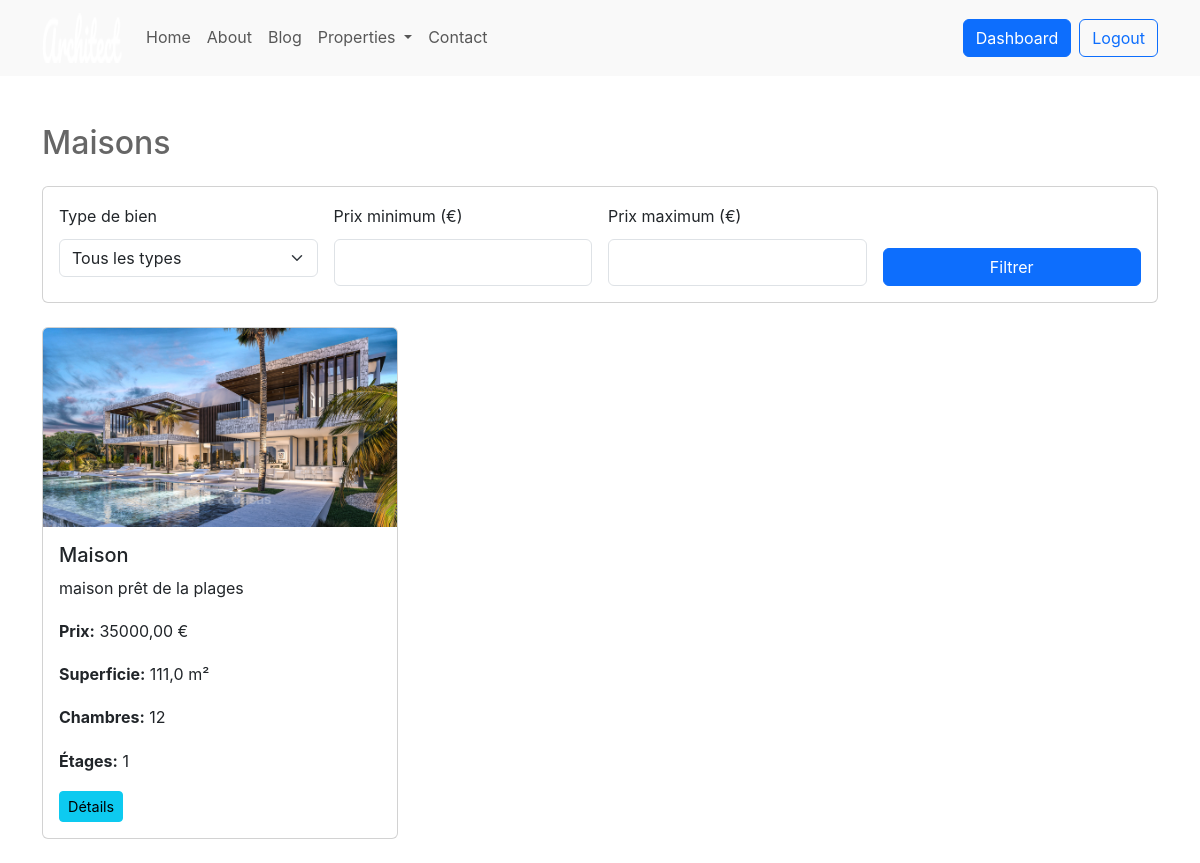
The page /comptes/biens/maisons/ (signed in) on the database its author committed.
### comptes/models.py (models this page shows, shortened)
class BienImmobilier(models.Model):
    TYPE_CHOICES = [
        ('Maison', 'Maison'),
        ('Appartement', 'Appartement'),
        ('Terrain', 'Terrain'),
    ]
    date_creation = models.DateTimeField(default=timezone.now, verbose_name="Date de création")
    type_bien = models.CharField(max_length=20, choices=TYPE_CHOICES)
    superficie = models.FloatField(
        validators=[validate_superficie],
        help_text="Superficie en m²"
    )
    description = models.TextField(
        blank=True,
        max_length=2000,
        help_text="Description détaillée du bien (max 2000 caractères)"
    )
    prix = models.DecimalField(
        max_digits=10,
        decimal_places=2,
        validators=[validate_prix],
        help_text="Prix en euros"
    )
    proprietaire = models.ForeignKey(
        Utilisateur,
        on_delete=models.CASCADE,
        limit_choices_to={'profession': 'proprietaire'},
        help_text="Chaque bien doit avoir un propriétaire.",
        null=True,
        blank=True
    )
    image = models.ImageField(
        upload_to='biens/',
        null=True,
        blank=True,
        validators=[validate_file_size, validate_file_type],
        help_text="Image du bien (JPG, PNG, WEBP, max 10MB)"
    )

class Maison(models.Model):
    bien = models.OneToOneField(BienImmobilier, on_delete=models.CASCADE, related_name='maison')
    nbr_chambre = models.IntegerField(null=True, blank=True)
    piece_speciale = models.CharField(max_length=255, null=True, blank=True)
    nbr_etages = models.IntegerField(null=True, blank=True)
    class Meta:
        db_table = 'comptes_maison'

### comptes/views.py (the view)
# urls.py: path('biens/maisons/', views.houses, name='houses'),
def houses(request):
    biens = BienImmobilier.objects.filter(type_bien='Maison')
    context = {
        'biens': biens,
        'titre': 'Maisons'
    }
    return render(request, 'comptes/listings.html', context)

### comptes/templates/comptes/listings.html (shortened to what this page needs)
{% extends 'base.html' %}
{% load static %}
{% block content %}
<div class="container mt-5">
    <h2 class="mb-4">{{ titre }}</h2>
    <div class="card mb-4">
        <div class="card-body">
            <form id="searchForm" method="get" action="{% url 'comptes:listings' %}" class="row g-3">
                <div class="col-md-3">
                    <label for="type_bien" class="form-label">Type de bien</label>
                    <select name="type_bien" id="type_bien" class="form-select">
                        <option value="">Tous les types</option>
                    </select>
                </div>
                <div class="col-md-3">
                    <label for="prix_min" class="form-label">Prix minimum (€)</label>
                    <input type="number" id="prix_min" name="prix_min" class="form-control" value="{{ prix_min }}" min="0" step="10000">
                </div>
                <div class="col-md-3">
                    <label for="prix_max" class="form-label">Prix maximum (€)</label>
                    <input type="number" id="prix_max" name="prix_max" class="form-control" value="{{ prix_max }}" min="0" step="10000">
                </div>
                <div class="col-md-3 d-flex align-items-end">
                    <button type="submit" class="btn btn-primary w-100">Filtrer</button>
                </div>
            </form>
        </div>
    </div>
    <div class="row">
        {% for bien in biens %}
        <div class="col-md-4 mb-4">
            <div class="card">
                <img src="{{ bien.image.url }}" class="card-img-top" alt="{{ bien.description }}">
                <div class="card-body">
                    <h5 class="card-title">{{ bien.type_bien }}</h5>
                    <p class="card-text">{{ bien.description }}</p>
                    <p class="card-text"><strong>Prix:</strong> {{ bien.prix }} €</p>
                    <p class="card-text"><strong>Superficie:</strong> {{ bien.superficie }} m²</p>
                    {% if bien.type_bien == 'Maison' %}
                        <p class="card-text"><strong>Chambres:</strong> {{ bien.maison.nbr_chambre }}</p>
                        <p class="card-text"><strong>Étages:</strong> {{ bien.maison.nbr_etages }}</p>
                    {% elif bien.type_bien == 'Appartement' %}
                        <p class="card-text"><strong>Chambres:</strong> {{ bien.appartement.nbr_chambre }}</p>
                        <p class="card-text"><strong>Étage:</strong> {{ bien.appartement.etage }}</p>
                    {% elif bien.type_bien == 'Terrain' %}
                        <p class="card-text"><strong>Parcelles:</strong> {{ bien.terrain.nbr_parcelles }}</p>
                    {% endif %}
                    <div class="d-flex justify-content-between align-items-center mt-3">
                        <a href="{% url 'comptes:detail_bien' bien.id %}" class="btn btn-info btn-sm">Détails</a>
                    </div>
                </div>
            </div>
        </div>
        {% endfor %}
    </div>
</div>
{% endblock %}

### Utilisateur/static/css/style.css (style rules this page uses)
body { line-height: 1.7; color: rgba(0, 0, 0, 0.6); font-weight: 400; font-size: 1rem; font-family: "Roboto Mono", SFMono-Regular, Menlo, Monaco, Consolas, "Liberation Mono", "Courier New", monospace; font-family: "Nunito Sans", -apple-system, BlinkMacSystemFont, "Segoe UI", Roboto, "Helvetica Neue", Arial, sans-serif, "Apple Color Emoji", "Segoe UI Emoji", "Segoe UI Symbol", "Noto Color Emoji"; }
a { -webkit-transition: .3s all ease; -o-transition: .3s all ease; transition: .3s all ease; }
.btn { position: relative; top: 0; }
.btn.btn-sm { font-size: 0.9rem; }
.btn.btn-primary { color: #fff; }
.form-control { height: 47px; }

### rows shown on the page
BienImmobilier: image (picture), type_bien "Maison", description "maison prêt de la plages", prix "35000,00", superficie "111,0", maison.nbr_chambre "12", maison.nbr_etages "1"

### other values the page prints
{{ titre }} "Maisons"
